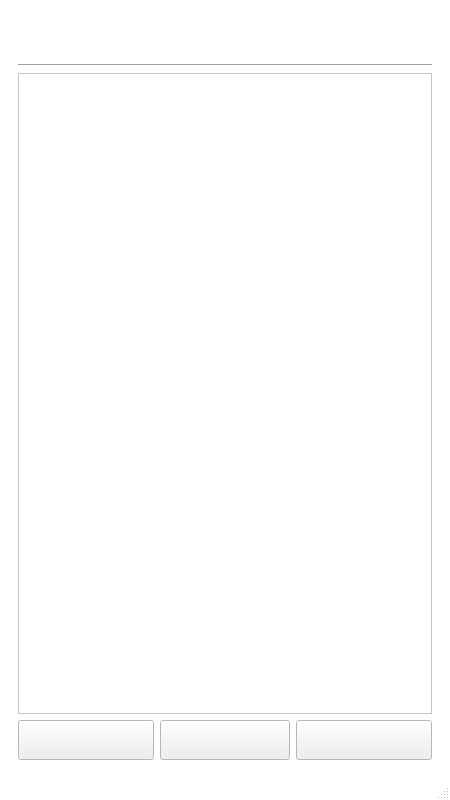
<?xml version="1.0" encoding="UTF-8"?>
<ui version="4.0">
 <class>MainWindow</class>
 <widget class="QMainWindow" name="MainWindow">
  <property name="geometry">
   <rect>
    <x>0</x>
    <y>0</y>
    <width>450</width>
    <height>800</height>
   </rect>
  </property>
  <property name="minimumSize">
   <size>
    <width>450</width>
    <height>800</height>
   </size>
  </property>
  <property name="maximumSize">
   <size>
    <width>450</width>
    <height>800</height>
   </size>
  </property>
  <property name="palette">
   <palette>
    <active>
     <colorrole role="Window">
      <brush brushstyle="SolidPattern">
       <color alpha="255">
        <red>255</red>
        <green>255</green>
        <blue>255</blue>
       </color>
      </brush>
     </colorrole>
    </active>
    <inactive>
     <colorrole role="Window">
      <brush brushstyle="SolidPattern">
       <color alpha="255">
        <red>255</red>
        <green>255</green>
        <blue>255</blue>
       </color>
      </brush>
     </colorrole>
    </inactive>
    <disabled>
     <colorrole role="Base">
      <brush brushstyle="SolidPattern">
       <color alpha="255">
        <red>255</red>
        <green>255</green>
        <blue>255</blue>
       </color>
      </brush>
     </colorrole>
     <colorrole role="Window">
      <brush brushstyle="SolidPattern">
       <color alpha="255">
        <red>255</red>
        <green>255</green>
        <blue>255</blue>
       </color>
      </brush>
     </colorrole>
    </disabled>
   </palette>
  </property>
  <property name="windowTitle">
   <string>MainWindow</string>
  </property>
  <property name="autoFillBackground">
   <bool>true</bool>
  </property>
  <widget class="QWidget" name="centralwidget">
   <layout class="QGridLayout" name="gridLayout">
    <item row="2" column="1">
     <widget class="QStackedWidget" name="stackedWidget">
      <property name="currentIndex">
       <number>4</number>
      </property>
      <widget class="QWidget" name="page_login">
       <layout class="QGridLayout" name="gridLayout_2">
        <item row="3" column="0" colspan="3">
         <widget class="QLineEdit" name="lineEdit_pw">
          <property name="minimumSize">
           <size>
            <width>0</width>
            <height>40</height>
           </size>
          </property>
          <property name="text">
           <string>비밀번호</string>
          </property>
          <property name="clearButtonEnabled">
           <bool>true</bool>
          </property>
         </widget>
        </item>
        <item row="0" column="0" colspan="3">
         <widget class="QLabel" name="label_login_img">
          <property name="styleSheet">
           <string notr="true">border-image: url(:/ii/q.png);</string>
          </property>
          <property name="text">
           <string/>
          </property>
          <property name="alignment">
           <set>Qt::AlignmentFlag::AlignCenter</set>
          </property>
         </widget>
        </item>
        <item row="7" column="2">
         <widget class="QPushButton" name="pushButton_signin">
          <property name="minimumSize">
           <size>
            <width>0</width>
            <height>40</height>
           </size>
          </property>
          <property name="styleSheet">
           <string notr="true">border-image: url(:/ii/signin2.png);</string>
          </property>
          <property name="text">
           <string/>
          </property>
         </widget>
        </item>
        <item row="5" column="0">
         <widget class="QCheckBox" name="checkBox_saveid">
          <property name="minimumSize">
           <size>
            <width>130</width>
            <height>40</height>
           </size>
          </property>
          <property name="styleSheet">
           <string notr="true">border-image: url(:/ii/saveid2.png);</string>
          </property>
          <property name="text">
           <string/>
          </property>
          <property name="checked">
           <bool>true</bool>
          </property>
          <property name="tristate">
           <bool>false</bool>
          </property>
         </widget>
        </item>
        <item row="2" column="0" colspan="3">
         <widget class="QLineEdit" name="lineEdit_id">
          <property name="minimumSize">
           <size>
            <width>0</width>
            <height>40</height>
           </size>
          </property>
          <property name="text">
           <string>아이디</string>
          </property>
          <property name="clearButtonEnabled">
           <bool>true</bool>
          </property>
         </widget>
        </item>
        <item row="7" column="1">
         <widget class="QPushButton" name="pushButton_find_pw">
          <property name="minimumSize">
           <size>
            <width>130</width>
            <height>40</height>
           </size>
          </property>
          <property name="maximumSize">
           <size>
            <width>130</width>
            <height>40</height>
           </size>
          </property>
          <property name="styleSheet">
           <string notr="true">border-image: url(:/ii/findpw2.png);</string>
          </property>
          <property name="text">
           <string/>
          </property>
         </widget>
        </item>
        <item row="5" column="1">
         <spacer name="horizontalSpacer_9">
          <property name="orientation">
           <enum>Qt::Orientation::Horizontal</enum>
          </property>
          <property name="sizeHint" stdset="0">
           <size>
            <width>40</width>
            <height>20</height>
           </size>
          </property>
         </spacer>
        </item>
        <item row="7" column="0">
         <widget class="QPushButton" name="pushButton_find_id">
          <property name="minimumSize">
           <size>
            <width>0</width>
            <height>40</height>
           </size>
          </property>
          <property name="styleSheet">
           <string notr="true">border-image: url(:/ii/findid2.png);</string>
          </property>
          <property name="text">
           <string/>
          </property>
         </widget>
        </item>
        <item row="5" column="2">
         <widget class="QPushButton" name="pushButton_login">
          <property name="minimumSize">
           <size>
            <width>130</width>
            <height>40</height>
           </size>
          </property>
          <property name="styleSheet">
           <string notr="true">border-image: url(:/ii/login2.png);</string>
          </property>
          <property name="text">
           <string/>
          </property>
         </widget>
        </item>
        <item row="1" column="0" colspan="3">
         <widget class="Line" name="line">
          <property name="orientation">
           <enum>Qt::Orientation::Horizontal</enum>
          </property>
         </widget>
        </item>
       </layout>
      </widget>
      <widget class="QWidget" name="page_find_id">
       <layout class="QGridLayout" name="gridLayout_3">
        <item row="4" column="0" colspan="2">
         <widget class="QLineEdit" name="lineEdit_phonenum">
          <property name="minimumSize">
           <size>
            <width>0</width>
            <height>40</height>
           </size>
          </property>
          <property name="text">
           <string>휴대폰번호</string>
          </property>
          <property name="cursorMoveStyle">
           <enum>Qt::CursorMoveStyle::LogicalMoveStyle</enum>
          </property>
          <property name="clearButtonEnabled">
           <bool>true</bool>
          </property>
         </widget>
        </item>
        <item row="3" column="0" colspan="3">
         <widget class="QLineEdit" name="lineEdit_name">
          <property name="minimumSize">
           <size>
            <width>0</width>
            <height>40</height>
           </size>
          </property>
          <property name="text">
           <string>이름</string>
          </property>
          <property name="clearButtonEnabled">
           <bool>true</bool>
          </property>
         </widget>
        </item>
        <item row="7" column="1">
         <widget class="QPushButton" name="pushButton_back1">
          <property name="minimumSize">
           <size>
            <width>130</width>
            <height>40</height>
           </size>
          </property>
          <property name="styleSheet">
           <string notr="true">border-image: url(:/ii/back2.png);</string>
          </property>
          <property name="text">
           <string/>
          </property>
         </widget>
        </item>
        <item row="1" column="1">
         <widget class="QLabel" name="label">
          <property name="maximumSize">
           <size>
            <width>16777215</width>
            <height>50</height>
           </size>
          </property>
          <property name="styleSheet">
           <string notr="true">border-image: url(:/ii/findid2.png);</string>
          </property>
          <property name="text">
           <string/>
          </property>
         </widget>
        </item>
        <item row="4" column="2">
         <widget class="QPushButton" name="pushButton_findid">
          <property name="minimumSize">
           <size>
            <width>0</width>
            <height>40</height>
           </size>
          </property>
          <property name="styleSheet">
           <string notr="true">border-image: url(:/ii/check2.png);</string>
          </property>
          <property name="text">
           <string/>
          </property>
         </widget>
        </item>
        <item row="7" column="0">
         <spacer name="horizontalSpacer">
          <property name="orientation">
           <enum>Qt::Orientation::Horizontal</enum>
          </property>
          <property name="sizeHint" stdset="0">
           <size>
            <width>40</width>
            <height>20</height>
           </size>
          </property>
         </spacer>
        </item>
        <item row="1" column="0">
         <spacer name="horizontalSpacer_7">
          <property name="orientation">
           <enum>Qt::Orientation::Horizontal</enum>
          </property>
          <property name="sizeHint" stdset="0">
           <size>
            <width>40</width>
            <height>20</height>
           </size>
          </property>
         </spacer>
        </item>
        <item row="1" column="2">
         <spacer name="horizontalSpacer_8">
          <property name="orientation">
           <enum>Qt::Orientation::Horizontal</enum>
          </property>
          <property name="sizeHint" stdset="0">
           <size>
            <width>40</width>
            <height>20</height>
           </size>
          </property>
         </spacer>
        </item>
        <item row="0" column="0" colspan="3">
         <widget class="QLabel" name="label_findid_img">
          <property name="styleSheet">
           <string notr="true">border-image: url(:/ii/w.png);</string>
          </property>
          <property name="text">
           <string/>
          </property>
          <property name="alignment">
           <set>Qt::AlignmentFlag::AlignCenter</set>
          </property>
         </widget>
        </item>
        <item row="7" column="2">
         <spacer name="horizontalSpacer_2">
          <property name="orientation">
           <enum>Qt::Orientation::Horizontal</enum>
          </property>
          <property name="sizeHint" stdset="0">
           <size>
            <width>40</width>
            <height>20</height>
           </size>
          </property>
         </spacer>
        </item>
        <item row="2" column="0" colspan="3">
         <widget class="Line" name="line_3">
          <property name="orientation">
           <enum>Qt::Orientation::Horizontal</enum>
          </property>
         </widget>
        </item>
       </layout>
      </widget>
      <widget class="QWidget" name="page_find_pw">
       <layout class="QGridLayout" name="gridLayout_4">
        <item row="4" column="0" colspan="2">
         <widget class="QLineEdit" name="lineEdit_phonenum_2">
          <property name="minimumSize">
           <size>
            <width>0</width>
            <height>40</height>
           </size>
          </property>
          <property name="text">
           <string>휴대폰번호</string>
          </property>
          <property name="clearButtonEnabled">
           <bool>true</bool>
          </property>
         </widget>
        </item>
        <item row="3" column="0" colspan="3">
         <widget class="QLineEdit" name="lineEdit_id_2">
          <property name="minimumSize">
           <size>
            <width>0</width>
            <height>40</height>
           </size>
          </property>
          <property name="text">
           <string>아이디</string>
          </property>
          <property name="clearButtonEnabled">
           <bool>true</bool>
          </property>
         </widget>
        </item>
        <item row="5" column="0">
         <spacer name="horizontalSpacer_4">
          <property name="orientation">
           <enum>Qt::Orientation::Horizontal</enum>
          </property>
          <property name="sizeHint" stdset="0">
           <size>
            <width>40</width>
            <height>20</height>
           </size>
          </property>
         </spacer>
        </item>
        <item row="5" column="2">
         <spacer name="horizontalSpacer_3">
          <property name="orientation">
           <enum>Qt::Orientation::Horizontal</enum>
          </property>
          <property name="sizeHint" stdset="0">
           <size>
            <width>40</width>
            <height>20</height>
           </size>
          </property>
         </spacer>
        </item>
        <item row="0" column="0" colspan="3">
         <widget class="QLabel" name="label_findpw_img">
          <property name="styleSheet">
           <string notr="true">border-image: url(:/ii/e.png);</string>
          </property>
          <property name="text">
           <string/>
          </property>
          <property name="alignment">
           <set>Qt::AlignmentFlag::AlignCenter</set>
          </property>
         </widget>
        </item>
        <item row="5" column="1">
         <widget class="QPushButton" name="pushButton_back2">
          <property name="minimumSize">
           <size>
            <width>130</width>
            <height>40</height>
           </size>
          </property>
          <property name="styleSheet">
           <string notr="true">border-image: url(:/ii/back2.png);</string>
          </property>
          <property name="text">
           <string/>
          </property>
         </widget>
        </item>
        <item row="1" column="0">
         <spacer name="horizontalSpacer_10">
          <property name="orientation">
           <enum>Qt::Orientation::Horizontal</enum>
          </property>
          <property name="sizeHint" stdset="0">
           <size>
            <width>40</width>
            <height>20</height>
           </size>
          </property>
         </spacer>
        </item>
        <item row="4" column="2">
         <widget class="QPushButton" name="pushButton_find">
          <property name="minimumSize">
           <size>
            <width>130</width>
            <height>40</height>
           </size>
          </property>
          <property name="styleSheet">
           <string notr="true">border-image: url(:/ii/check2.png);</string>
          </property>
          <property name="text">
           <string/>
          </property>
         </widget>
        </item>
        <item row="1" column="2">
         <spacer name="horizontalSpacer_11">
          <property name="orientation">
           <enum>Qt::Orientation::Horizontal</enum>
          </property>
          <property name="sizeHint" stdset="0">
           <size>
            <width>40</width>
            <height>20</height>
           </size>
          </property>
         </spacer>
        </item>
        <item row="1" column="1">
         <widget class="QLabel" name="label_2">
          <property name="maximumSize">
           <size>
            <width>16777215</width>
            <height>50</height>
           </size>
          </property>
          <property name="styleSheet">
           <string notr="true">border-image: url(:/ii/findpw2.png);</string>
          </property>
          <property name="text">
           <string/>
          </property>
         </widget>
        </item>
        <item row="2" column="0" colspan="3">
         <widget class="Line" name="line_4">
          <property name="orientation">
           <enum>Qt::Orientation::Horizontal</enum>
          </property>
         </widget>
        </item>
       </layout>
      </widget>
      <widget class="QWidget" name="page_sign_in">
       <layout class="QGridLayout" name="gridLayout_5">
        <item row="3" column="3">
         <widget class="QPushButton" name="pushButton_check_id">
          <property name="minimumSize">
           <size>
            <width>130</width>
            <height>40</height>
           </size>
          </property>
          <property name="maximumSize">
           <size>
            <width>130</width>
            <height>40</height>
           </size>
          </property>
          <property name="styleSheet">
           <string notr="true">border-image: url(:/ii/checkid2.png);</string>
          </property>
          <property name="text">
           <string/>
          </property>
         </widget>
        </item>
        <item row="11" column="0">
         <widget class="QLabel" name="label_13">
          <property name="minimumSize">
           <size>
            <width>0</width>
            <height>40</height>
           </size>
          </property>
          <property name="maximumSize">
           <size>
            <width>16777215</width>
            <height>40</height>
           </size>
          </property>
          <property name="styleSheet">
           <string notr="true">border-image: url(:/ii/owner2.png);</string>
          </property>
          <property name="text">
           <string/>
          </property>
         </widget>
        </item>
        <item row="3" column="0" colspan="2">
         <widget class="QLineEdit" name="lineEdit_new_id">
          <property name="minimumSize">
           <size>
            <width>0</width>
            <height>40</height>
           </size>
          </property>
          <property name="maximumSize">
           <size>
            <width>16777215</width>
            <height>40</height>
           </size>
          </property>
          <property name="text">
           <string>아이디 입력창</string>
          </property>
          <property name="clearButtonEnabled">
           <bool>true</bool>
          </property>
         </widget>
        </item>
        <item row="13" column="0">
         <widget class="QPushButton" name="pushButton_back3">
          <property name="minimumSize">
           <size>
            <width>130</width>
            <height>40</height>
           </size>
          </property>
          <property name="styleSheet">
           <string notr="true">border-image: url(:/ii/back2.png);</string>
          </property>
          <property name="text">
           <string/>
          </property>
         </widget>
        </item>
        <item row="13" column="1">
         <spacer name="horizontalSpacer_6">
          <property name="orientation">
           <enum>Qt::Orientation::Horizontal</enum>
          </property>
          <property name="sizeHint" stdset="0">
           <size>
            <width>40</width>
            <height>20</height>
           </size>
          </property>
         </spacer>
        </item>
        <item row="8" column="0">
         <widget class="QLabel" name="label_9">
          <property name="minimumSize">
           <size>
            <width>130</width>
            <height>40</height>
           </size>
          </property>
          <property name="maximumSize">
           <size>
            <width>130</width>
            <height>40</height>
           </size>
          </property>
          <property name="styleSheet">
           <string notr="true">border-image: url(:/ii/city2.png);</string>
          </property>
          <property name="text">
           <string/>
          </property>
         </widget>
        </item>
        <item row="13" column="3">
         <widget class="QPushButton" name="pushButton_real_signin">
          <property name="minimumSize">
           <size>
            <width>130</width>
            <height>40</height>
           </size>
          </property>
          <property name="maximumSize">
           <size>
            <width>130</width>
            <height>40</height>
           </size>
          </property>
          <property name="styleSheet">
           <string notr="true">border-image: url(:/ii/plz2.png);</string>
          </property>
          <property name="text">
           <string/>
          </property>
         </widget>
        </item>
        <item row="11" column="3">
         <widget class="QPushButton" name="pushButton_add_file">
          <property name="minimumSize">
           <size>
            <width>0</width>
            <height>40</height>
           </size>
          </property>
          <property name="maximumSize">
           <size>
            <width>130</width>
            <height>40</height>
           </size>
          </property>
          <property name="styleSheet">
           <string notr="true">border-image: url(:/ii/add2.png);</string>
          </property>
          <property name="text">
           <string/>
          </property>
         </widget>
        </item>
        <item row="11" column="1" colspan="2">
         <spacer name="horizontalSpacer_5">
          <property name="orientation">
           <enum>Qt::Orientation::Horizontal</enum>
          </property>
          <property name="sizeHint" stdset="0">
           <size>
            <width>40</width>
            <height>20</height>
           </size>
          </property>
         </spacer>
        </item>
        <item row="0" column="0" colspan="4">
         <widget class="QLabel" name="label_7">
          <property name="styleSheet">
           <string notr="true">border-image: url(:/ii/r.png);</string>
          </property>
          <property name="text">
           <string/>
          </property>
         </widget>
        </item>
        <item row="10" column="0">
         <widget class="QComboBox" name="comboBox_city1">
          <property name="minimumSize">
           <size>
            <width>130</width>
            <height>40</height>
           </size>
          </property>
          <property name="maximumSize">
           <size>
            <width>130</width>
            <height>40</height>
           </size>
          </property>
          <item>
           <property name="text">
            <string>서울특별시</string>
           </property>
          </item>
          <item>
           <property name="text">
            <string>광주광역시</string>
           </property>
          </item>
         </widget>
        </item>
        <item row="2" column="0">
         <widget class="QLabel" name="label_8">
          <property name="maximumSize">
           <size>
            <width>16777215</width>
            <height>40</height>
           </size>
          </property>
          <property name="styleSheet">
           <string notr="true">border-image: url(:/ii/id2.png);</string>
          </property>
          <property name="text">
           <string/>
          </property>
         </widget>
        </item>
        <item row="2" column="1" colspan="3">
         <spacer name="horizontalSpacer_12">
          <property name="orientation">
           <enum>Qt::Orientation::Horizontal</enum>
          </property>
          <property name="sizeHint" stdset="0">
           <size>
            <width>40</width>
            <height>20</height>
           </size>
          </property>
         </spacer>
        </item>
        <item row="1" column="0" colspan="4">
         <widget class="Line" name="line_2">
          <property name="orientation">
           <enum>Qt::Orientation::Horizontal</enum>
          </property>
         </widget>
        </item>
        <item row="8" column="1">
         <widget class="QLabel" name="label_11">
          <property name="maximumSize">
           <size>
            <width>130</width>
            <height>40</height>
           </size>
          </property>
          <property name="styleSheet">
           <string notr="true">border-image: url(:/ii/adrs2.png);</string>
          </property>
          <property name="text">
           <string/>
          </property>
         </widget>
        </item>
        <item row="10" column="1" colspan="3">
         <widget class="QLineEdit" name="lineEdit_adress_else">
          <property name="minimumSize">
           <size>
            <width>0</width>
            <height>40</height>
           </size>
          </property>
          <property name="maximumSize">
           <size>
            <width>16777215</width>
            <height>40</height>
           </size>
          </property>
          <property name="text">
           <string>주소입력창</string>
          </property>
          <property name="clearButtonEnabled">
           <bool>true</bool>
          </property>
         </widget>
        </item>
        <item row="8" column="3">
         <spacer name="horizontalSpacer_18">
          <property name="orientation">
           <enum>Qt::Orientation::Horizontal</enum>
          </property>
          <property name="sizeHint" stdset="0">
           <size>
            <width>40</width>
            <height>20</height>
           </size>
          </property>
         </spacer>
        </item>
       </layout>
      </widget>
      <widget class="QWidget" name="page_main_menu">
       <layout class="QGridLayout" name="gridLayout_7">
        <item row="3" column="1">
         <widget class="QPushButton" name="pushButton_fix_save">
          <property name="minimumSize">
           <size>
            <width>0</width>
            <height>40</height>
           </size>
          </property>
          <property name="styleSheet">
           <string notr="true">border-image: url(:/ii/fixsave2.png);</string>
          </property>
          <property name="text">
           <string/>
          </property>
         </widget>
        </item>
        <item row="3" column="0">
         <widget class="QPushButton" name="pushButton_logout_2">
          <property name="minimumSize">
           <size>
            <width>0</width>
            <height>40</height>
           </size>
          </property>
          <property name="styleSheet">
           <string notr="true">border-image: url(:/ii/loggout2.png);</string>
          </property>
          <property name="text">
           <string/>
          </property>
         </widget>
        </item>
        <item row="0" column="2">
         <spacer name="horizontalSpacer_14">
          <property name="orientation">
           <enum>Qt::Orientation::Horizontal</enum>
          </property>
          <property name="sizeHint" stdset="0">
           <size>
            <width>40</width>
            <height>20</height>
           </size>
          </property>
         </spacer>
        </item>
        <item row="2" column="0" colspan="3">
         <widget class="QTableWidget" name="tableWidget"/>
        </item>
        <item row="0" column="1">
         <widget class="QLabel" name="label_3">
          <property name="minimumSize">
           <size>
            <width>130</width>
            <height>40</height>
           </size>
          </property>
          <property name="styleSheet">
           <string notr="true">border-image: url(:/ii/myinfo2.png);</string>
          </property>
          <property name="text">
           <string/>
          </property>
          <property name="alignment">
           <set>Qt::AlignmentFlag::AlignCenter</set>
          </property>
         </widget>
        </item>
        <item row="3" column="2">
         <widget class="QPushButton" name="pushButton_check_orderlist">
          <property name="minimumSize">
           <size>
            <width>0</width>
            <height>40</height>
           </size>
          </property>
          <property name="styleSheet">
           <string notr="true">border-image: url(:/ii/checkorder2.png);</string>
          </property>
          <property name="text">
           <string/>
          </property>
         </widget>
        </item>
        <item row="0" column="0">
         <spacer name="horizontalSpacer_13">
          <property name="orientation">
           <enum>Qt::Orientation::Horizontal</enum>
          </property>
          <property name="sizeHint" stdset="0">
           <size>
            <width>40</width>
            <height>20</height>
           </size>
          </property>
         </spacer>
        </item>
        <item row="1" column="0" colspan="3">
         <widget class="Line" name="line_5">
          <property name="orientation">
           <enum>Qt::Orientation::Horizontal</enum>
          </property>
         </widget>
        </item>
       </layout>
      </widget>
      <widget class="QWidget" name="page_order">
       <layout class="QGridLayout" name="gridLayout_6">
        <item row="0" column="1">
         <widget class="QLabel" name="label_14">
          <property name="minimumSize">
           <size>
            <width>130</width>
            <height>40</height>
           </size>
          </property>
          <property name="maximumSize">
           <size>
            <width>130</width>
            <height>40</height>
           </size>
          </property>
          <property name="styleSheet">
           <string notr="true">border-image: url(:/ii/orderlist2.png);</string>
          </property>
          <property name="text">
           <string/>
          </property>
          <property name="alignment">
           <set>Qt::AlignmentFlag::AlignCenter</set>
          </property>
         </widget>
        </item>
        <item row="0" column="2">
         <spacer name="horizontalSpacer_17">
          <property name="orientation">
           <enum>Qt::Orientation::Horizontal</enum>
          </property>
          <property name="sizeHint" stdset="0">
           <size>
            <width>40</width>
            <height>20</height>
           </size>
          </property>
         </spacer>
        </item>
        <item row="2" column="0" colspan="3">
         <widget class="QScrollArea" name="scrollArea_order">
          <property name="palette">
           <palette>
            <active>
             <colorrole role="Window">
              <brush brushstyle="SolidPattern">
               <color alpha="255">
                <red>255</red>
                <green>255</green>
                <blue>255</blue>
               </color>
              </brush>
             </colorrole>
            </active>
            <inactive>
             <colorrole role="Window">
              <brush brushstyle="SolidPattern">
               <color alpha="255">
                <red>255</red>
                <green>255</green>
                <blue>255</blue>
               </color>
              </brush>
             </colorrole>
            </inactive>
            <disabled>
             <colorrole role="Base">
              <brush brushstyle="SolidPattern">
               <color alpha="255">
                <red>255</red>
                <green>255</green>
                <blue>255</blue>
               </color>
              </brush>
             </colorrole>
             <colorrole role="Window">
              <brush brushstyle="SolidPattern">
               <color alpha="255">
                <red>255</red>
                <green>255</green>
                <blue>255</blue>
               </color>
              </brush>
             </colorrole>
            </disabled>
           </palette>
          </property>
          <property name="autoFillBackground">
           <bool>false</bool>
          </property>
          <property name="widgetResizable">
           <bool>true</bool>
          </property>
          <widget class="QWidget" name="scrollAreaWidgetContents">
           <property name="geometry">
            <rect>
             <x>0</x>
             <y>0</y>
             <width>412</width>
             <height>615</height>
            </rect>
           </property>
           <layout class="QVBoxLayout" name="verticalLayout"/>
          </widget>
         </widget>
        </item>
        <item row="3" column="2">
         <widget class="QPushButton" name="pushButton_logout">
          <property name="minimumSize">
           <size>
            <width>0</width>
            <height>40</height>
           </size>
          </property>
          <property name="styleSheet">
           <string notr="true">border-image: url(:/ii/loggout2.png);</string>
          </property>
          <property name="text">
           <string/>
          </property>
         </widget>
        </item>
        <item row="3" column="0">
         <widget class="QPushButton" name="pushButton_back">
          <property name="minimumSize">
           <size>
            <width>0</width>
            <height>40</height>
           </size>
          </property>
          <property name="styleSheet">
           <string notr="true">border-image: url(:/ii/back2.png);</string>
          </property>
          <property name="text">
           <string/>
          </property>
         </widget>
        </item>
        <item row="0" column="0">
         <spacer name="horizontalSpacer_15">
          <property name="orientation">
           <enum>Qt::Orientation::Horizontal</enum>
          </property>
          <property name="sizeHint" stdset="0">
           <size>
            <width>40</width>
            <height>20</height>
           </size>
          </property>
         </spacer>
        </item>
        <item row="3" column="1">
         <spacer name="horizontalSpacer_16">
          <property name="orientation">
           <enum>Qt::Orientation::Horizontal</enum>
          </property>
          <property name="sizeHint" stdset="0">
           <size>
            <width>40</width>
            <height>20</height>
           </size>
          </property>
         </spacer>
        </item>
        <item row="1" column="0" colspan="3">
         <widget class="Line" name="line_6">
          <property name="orientation">
           <enum>Qt::Orientation::Horizontal</enum>
          </property>
         </widget>
        </item>
       </layout>
      </widget>
     </widget>
    </item>
   </layout>
  </widget>
  <widget class="QMenuBar" name="menubar">
   <property name="geometry">
    <rect>
     <x>0</x>
     <y>0</y>
     <width>450</width>
     <height>23</height>
    </rect>
   </property>
  </widget>
  <widget class="QStatusBar" name="statusbar"/>
 </widget>
 <resources/>
 <connections/>
</ui>
